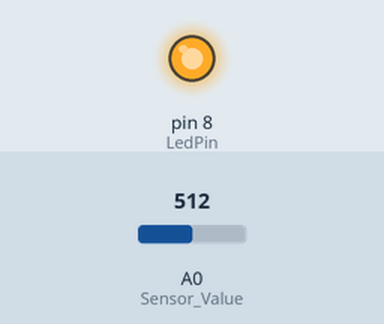
The sketch below on a simulated Arduino Uno, built with avr-gcc and run on an emulated ATmega328P. Parts: output pins drawn as LEDs (lit = HIGH). The test bench sets the inputs (shaded band); at power-on: A0 (Sensor_Value) = 512. What the sketch prints to the serial monitor is not drawn.

Above: at 1.8 s.
1.9 s: A0 (Sensor_Value) set to 578
3.4 s: A0 (Sensor_Value) set to 598
At 5.0 s:
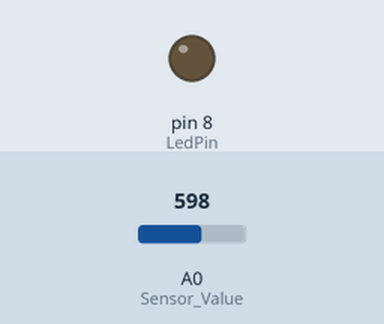
5.5 s: A0 (Sensor_Value) set to 511
At 6.6 s:
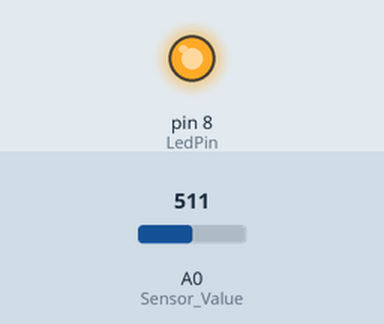
7.5 s: A0 (Sensor_Value) set to 716
At 9.4 s:
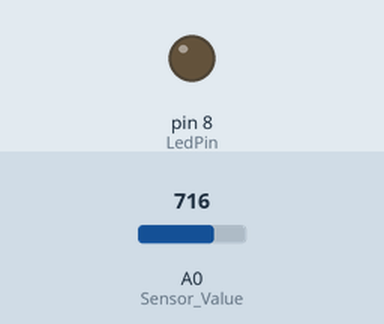
Timing chart, 0 to 10.5 s (numbered marks = the images above; inputs shaded):
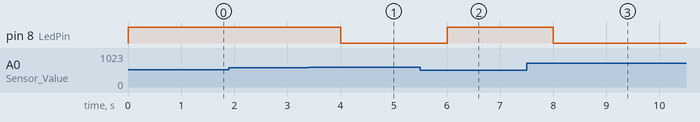

The sketch:

soil_moisture_effect.ino
```cpp
int dryair =930;
int waterValue = 260;
int Sensor_Value= A0;

int LedPin =8;

void setup()
{
  Serial.begin(9600);
  pinMode(LedPin,OUTPUT);
}

void loop()
{
  int rawair =  analogRead(Sensor_Value);
  float moisture_percentage = map(rawair, dryair, waterValue,0,100);

moisture_percentage = constrain(moisture_percentage, 0, 100);

  if(moisture_percentage > 50)
  {
    digitalWrite(LedPin,HIGH);
  }
  else
  {
    digitalWrite(LedPin,LOW);
  }
Serial.print(moisture_percentage),1;
Serial.print("%");
  delay(1000);
}
```

Measured:
- the behaviour switches between 588 and 589 on A0 (Sensor_Value) (found by bisection; images 0 and 1)
- after the input at 1.9 s, every drawn part: stays the same
- after the input at 3.4 s, pin 8 (LedPin): HIGH → LOW after 0.60 s
- after the input at 5.5 s, pin 8 (LedPin): LOW → HIGH after 0.50 s
- after the input at 7.5 s, pin 8 (LedPin): HIGH → LOW after 0.51 s
